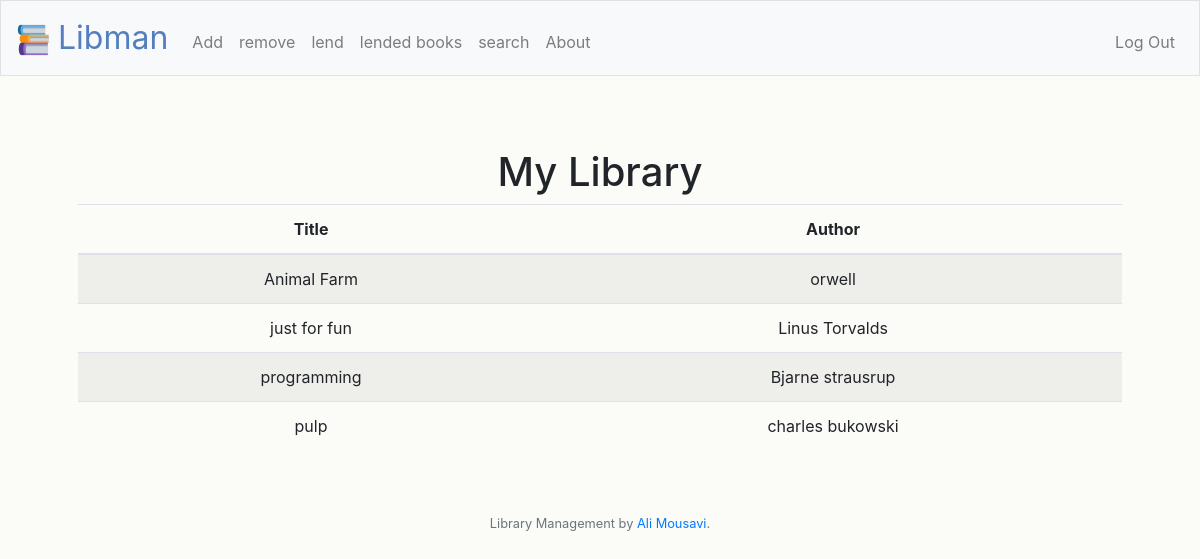
The page / (signed in) on the database its author committed.
### tables this page shows
CREATE TABLE 'books' (id INTEGER, title TEXT NOT NULL, author TEXT NOT NULL, user TEXT NOT NULL, PRIMARY KEY(id));

### application.py (the view)
@app.route("/")
@login_required
def index():
    person = db.execute("SELECT username FROM users WHERE id=?", session["user_id"])
    name = person[0]
    person = name['username']
    books = db.execute("SELECT title,author FROM books WHERE user = ? ORDER BY title", person)
    return render_template("index.html",books=books)

### application.py (called while the page is built)
@app.after_request
def after_request(response):
    response.headers["Cache-Control"] = "no-cache, no-store, must-revalidate"
    response.headers["Expires"] = 0
    response.headers["Pragma"] = "no-cache"
    return response

### helpers.py (called while the page is built)
def login_required(f):
    @wraps(f)
    def decorated_function(*args, **kwargs):
        if session.get("user_id") is None:
            return redirect("/welcome")
        return f(*args, **kwargs)
    return decorated_function

### templates/index.html (shortened to what this page needs)
{% extends "layout.html" %}
{% block main %}
    <table  class="table table-striped">
        <thead>
            <tr>
                <th>Title</th>
                <th>Author</th>
            </tr>
        </thead>
        <tbody>
            <br>
            <h1>My Library</h1>
            {% for book in books  %}
                <tr>
                    <td>{{ book['title'] }}</td>
                    <td>{{ book['author'] }}</td>
            {% endfor %}
        </tbody>
    </table>
{% endblock %}

### static/styles.css (style rules this page uses)
body { background-color: #fbfbf8; }

### rows shown on the page
books: title "Animal Farm", author "orwell"
books: title "just for fun", author "Linus Torvalds"
books: title "programming", author "Bjarne strausrup"
books: title "pulp", author "charles bukowski"
